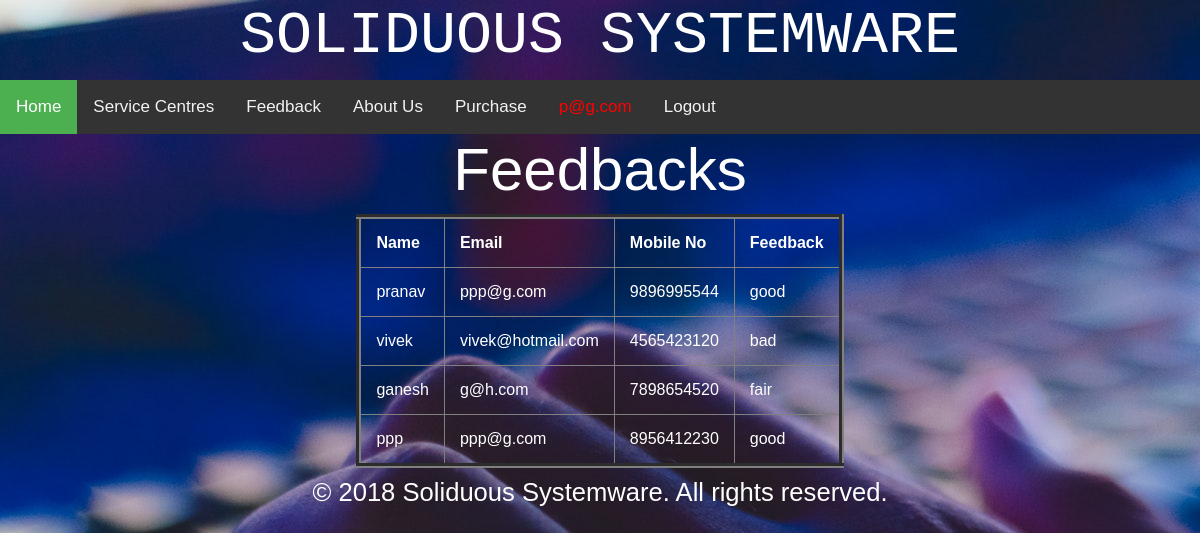
/vfeedback.php (signed in), run on the app's committed database.
### tables this page shows
CREATE TABLE `feedback` (
  `name` varchar(50) NOT NULL,
  `email` varchar(50) NOT NULL,
  `mobile_number` bigint(10) NOT NULL,
  `fb` varchar(300) NOT NULL
);

### vfeedback.php (the view, shortened to what this page needs)
<html>
    <head>
	<link rel="stylesheet" href="https://stackpath.bootstrapcdn.com/bootstrap/4.1.3/css/bootstrap.min.css">
    </head>
    <body>
         <center>
          <h1   style=" font-size:5vw; font-family:courier; text-align:center">SOLIDUOUS SYSTEMWARE</h1>
           <div class="topnav">
        <a class="active" href="homepage.php">Home</a>
        <a href="http://localhost/miniproject/ajax.php">Service Centres</a>
            <a href="http://localhost/miniproject/form2.html">Feedback</a>
            <a href="http://localhost/miniproject/aboutus.php">About Us</a>
            <?php
            if (!isset($_SESSION['email'])) {
                ?>
                <a href="form1.html">Login</a>
                <a href="customer.html">Registration</a>
            <?php } else {
                if ($_SESSION['email'] === "admin"){
                ?>
                <a href='custdetails.php'>Customer Details</a>
                <a href='product.php'>Product Details</a>
                <a href="orders.php">Orders</a>
                <a href="vfeedback.php">View Feedback</a>
                <a style='color:red'><?php echo $_SESSION['email'] ?></a>
                <a href="logout.php">Logout</a>
            <?php } else {?>
                <a href="addtocard.php">Purchase</a>
                <a style='color:red'><?php echo $_SESSION['email'] ?></a>
                <a href="logout.php">Logout</a>
            <?php } }?>
         </div>
        <h5  style="font-size:5vw"> Feedbacks </h5>
<?php
            $servername = "localhost";
            $username = "root";
            $password = "";
            $dbname = "miniproject";
            $conn = mysqli_connect($servername, $username, $password, $dbname);
            $sql = "SELECT * from feedback";
            $result = $conn->query($sql);
            if ($result->num_rows > 0) {
                echo "<table id='table_form' border=5>";
                echo "<tr>";
                echo "<th>"; echo "Name"; echo "</th>";
                echo "<th>"; echo "Email"; echo "</th>";
                echo "<th>"; echo "Mobile No"; echo "</th>";
                echo "<th>"; echo "Feedback"; echo "</th>";
                echo "</tr>";
                while($row = $result->fetch_assoc()) {
                    echo "<td>" . $row["name"] . "</td>";
                    echo "<td>" . $row["email"] . "</td>";
                    echo "<td>" . $row["mobile_number"] . "</td>";
                    echo "<td>" . $row["fb"] . "</td>";
                }
                echo "</table>";
            } else {
                echo "0 results";
            }
        ?>
        <footer  style="text-align: center; padding: 5px">
            <p>
                © 2018 Soliduous Systemware. All rights reserved.
            </p>
        </footer>
    </body>
</html>

### vfeedback.php (style rules this page uses)
body { margin: 0; font-family: Arial, Helvetica, sans-serif; }
.topnav { overflow: hidden; background-color: #333; }
.topnav a { float: left; color: #f2f2f2; text-align: center; padding: 14px 16px; text-decoration: none; font-size: 17px; }
.topnav a.active { background-color: #4CAF50; color: white; }
body { background-image: url("img1.jpeg"); color: white; }
th, td { padding: 15px; }
@media screen and (min-width:900px) { body { font-size:1.6rem; center:50% } }

### data on the page
feedback: name "pranav", email "ppp@g.com", mobile_number "9896995544", fb "good"
feedback: name "vivek", email "vivek@hotmail.com", mobile_number "4565423120", fb "bad"
feedback: name "ganesh", email "g@h.com", mobile_number "7898654520", fb "fair"
feedback: name "ppp", email "ppp@g.com", mobile_number "8956412230", fb "good"

### other printed values
$_SESSION['email'] "p@g.com"
